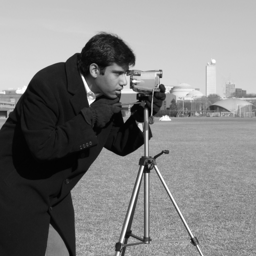
#> input picture HW1/Q1/Cameraman.png, 256 x 256 px
$ jupyter execute Q1.ipynb
#> lines starting #> are read from the running program, lines starting #| are printed output that depends on the picture; after the words box and inside, x2 and y2 are one past the last pixel; in counts of white or black regions, pixels touching at a corner belong together
# Part One

[cell 1]
import cv2
import math
import random
import numpy as np
import matplotlib.pyplot as plt

[cell 2]
image_path = ['Q1/Cameraman.png', 'Q1/Sinusoidal-Synthetic.png']
image = [cv2.imread(path, cv2.IMREAD_GRAYSCALE) for path in image_path]
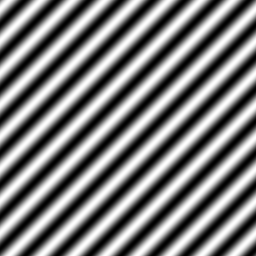
#> input picture HW1/Q1/Sinusoidal-Synthetic.png, 256 x 256 px
#> image = 2 items

[cell 3]
for img in image:
    plt.imshow(img, cmap = 'gray')
    plt.show()
#> this loop made 2 passes

[cell 4]
for index, img in enumerate(image):
    print('Cameraman :' if index == 0 else 'Sinusoidal Synthetic')
    print(img.ndim)
    print(img.shape)
    print(img.size)
    print('\n\n')

[cell 5]
def Bit_Plane(image):
    bit_plane =[]
    for i in range(8):
        bit_plane.append((image >> i) & 1)
    return bit_plane

[cell 6]
for index, img in enumerate(image):
    plt.figure(figsize=(10, 3))
    B = Bit_Plane(img)
    for i in range(8):
        plt.subplot(1, 8, i + 1)
        plt.title(f'B{i}')
        plt.imshow(B[i], cmap = 'gray')
        plt.axis('off')
    plt.show()
#> this loop made 2 passes
#> pass 1, `plt.show()`:
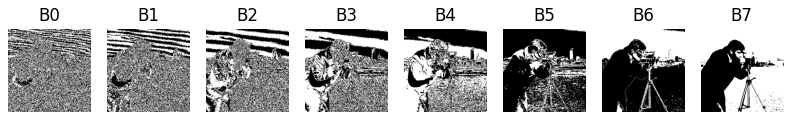
#> figure drawn by matplotlib, 8 panels
#> pass 2, `plt.show()`:
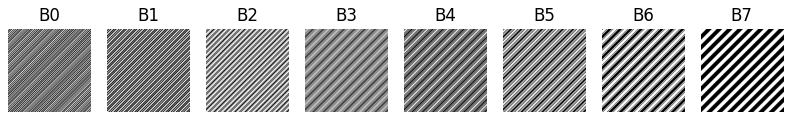
#> figure drawn by matplotlib, 8 panels

[cell 7]
for index, img in enumerate(image):
    B = Bit_Plane(img)
    plt.figure(figsize=(10, 5))
    for ind, i in enumerate([0, 3, 5, 7]):
        plt.subplot(1, 4, ind + 1)
        plt.hist(B[i].ravel(), bins=[-1, 0.5, 1.5], rwidth=0.8)
        # Flatten the 2D bit-plane array into 1D for histogram

        plt.xlabel('Bit Value')
        plt.title(f'B{i} Hist')
        plt.ylabel('Count')
    plt.suptitle(f"{'Cameraman' if index == 0 else 'Sinusoidal Synthetic'} - Bit Plane Histograms",fontsize=14)
    plt.tight_layout()
    plt.show()
#> this loop made 2 passes
#> pass 1, `plt.show()`:
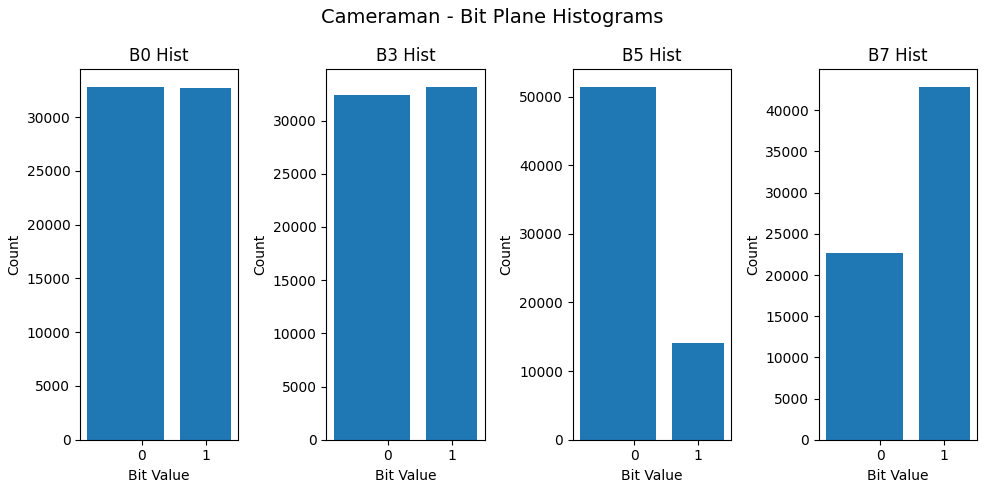
#> figure drawn by matplotlib, 4 panels

# Part Two

[cell 8]
def reconstruct_image(image, bits):
    B = Bit_Plane(image)
#> B = 8 items
#> image is the input picture: shape (256, 256); min 0, max 255, mean 129.1
    recon = np.zeros_like(image, dtype=np.uint16)
    for i in bits:
        recon += B[i] << i
#> this loop made 3 passes
#> pass 1, in reconstruct_image, `recon += B[i] << i`:
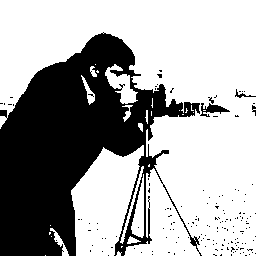
#> recon: shape (256, 256) uint16; values 0 (black) and 128 (white), 65.4% white; 159 black regions (155 under 20 px), largest, box (x1, y1, x2, y2) and area: (0, 32, 202, 256) 22125, (200, 103, 230, 117) 182, (235, 89, 256, 98) 48, (252, 105, 256, 116) 24
    return np.uint8(np.clip(recon, 0, 255))

[cell 9]
plt.imshow(reconstruct_image(image[0], [7,6,5]), cmap='gray')
plt.show()
plt.imshow(reconstruct_image(image[0], [0,1,2]), cmap = 'gray')
plt.show()
plt.imshow(reconstruct_image(image[1], [7,6,5]), cmap = 'gray')
#> in reconstruct_image, image is the input picture: shape (256, 256); min 0, max 254, mean 126.5
#> the loop in reconstruct_image (call 3), `for i in bits:` made 3 passes
#> pass 1, in reconstruct_image (call 3), `recon += B[i] << i`:
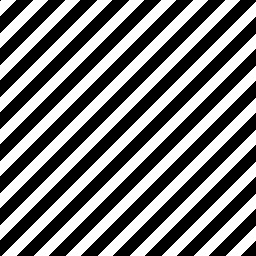
#> recon: shape (256, 256) uint16; values 0 (black) and 128 (white), 46.9% white; 16 white regions, largest, box (x1, y1, x2, y2) and area: (2, 2, 256, 256) 3705, (0, 0, 240, 240) 3495, (34, 34, 256, 256) 3225
plt.show()
plt.imshow(reconstruct_image(image[1], [0,1,2]), cmap = 'gray')
#> the loop in reconstruct_image (call 4), `for i in bits:` made 3 passes
#> pass 1, in reconstruct_image (call 4), `recon += B[i] << i`:
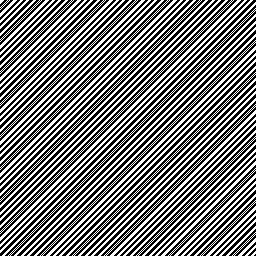
#> recon: shape (256, 256) uint16; values 0 (black) and 1 (white), 45.9% white in thin lines or dots
#> pass 3, in reconstruct_image (call 4), `recon += B[i] << i`:
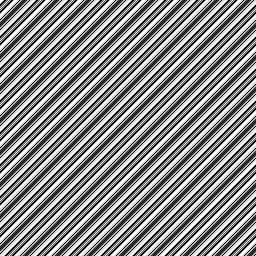
#> recon: shape (256, 256) uint16; min 0, max 7, mean 3.77; drawn with min black and max white
plt.show()

[cell 10]
def MSE(image1, image2):

    return np.mean((image1.astype(np.float32) - image2.astype(np.float32)) ** 2)

[cell 11]
def PSNR(mse_value):
    if mse_value == 0:
        return float('inf')
    return 20 * math.log10(255 / math.sqrt(mse_value))

[cell 12]
def Entropy(image):
    hist, _ = np.histogram(image, bins=256, range=(0, 255))
    p = hist / np.sum(hist)
    p = p[p > 0]
    H = -np.sum(p * np.log2(p))

    return H

[cell 13]
def results(image):
    for index, img in enumerate(image):
        results = []
        for k in range(1, 9):
            bits = list(range(8 - k, 8))
            recon = reconstruct_image(img, bits)
            mse = MSE(img, recon)
            psnr = PSNR(mse)
            H = Entropy(recon)
            results.append([k, mse, psnr, H])

        print(f"\nResults for {'Cameraman' if index == 0 else 'Sinusoidal Synthetic'}:")
        print("k\tMSE\t\tPSNR\tEntropy")
        for r in results:
            print(f"{r[0]}\t{r[1]:.4f}\t{r[2]:.2f}\t{r[3]:.2f}")
#> this loop made 2 passes
#> (printed output is left out)

[cell 14]
results(image)

[cell 15]
def flip_bits(bit_plane, flip_ratio=0.15):
    """Flip a percentage of pixels in the bit-plane"""
    flat = bit_plane.ravel()
    indices = np.random.choice(flat.size, int(flat.size * flip_ratio), replace=False)
    flat[indices] = 1 - flat[indices]
    return flat.reshape(bit_plane.shape)

[cell 16]
def reconstruct_image_from_bitplanes(bit_planes, bits):
    recon = np.zeros_like(bit_planes[0], dtype=np.uint16)
    for i in bits:
        recon += bit_planes[i] << i
    return np.uint8(np.clip(recon, 0, 255))

[cell 17]
def results_with_flip(images):
    for index, img in enumerate(images):
        results = []
        psnr_flip_all = []
        entropy_flip_all = []

        for k in range(1, 9):
            bits = list(range(8 - k, 8))
            recon = reconstruct_image(img, bits)
            mse = MSE(img, recon)
            psnr = PSNR(mse)
            H = Entropy(recon)
            results.append([k, mse, psnr, H])

            B = Bit_Plane(img)
            B_flipped = B.copy()
            for i in bits:
                B_flipped[i] = flip_bits(B[i], 0.15)
            recon_flipped = reconstruct_image_from_bitplanes(B_flipped, bits)
            mse_flipped = MSE(img, recon_flipped)
            psnr_flip_all.append(PSNR(mse_flipped))
            entropy_flip_all.append(Entropy(recon_flipped))

        print(f"\nResults for {'Cameraman' if index == 0 else 'Sinusoidal Synthetic'}:")
        print("k\tMSE\t\tPSNR\tEntropy\tPSNR_flip\tEntropy_flip")
        for r, pf, ef in zip(results, psnr_flip_all, entropy_flip_all):
            print(f"{r[0]}\t{r[1]:.4f}\t{r[2]:.2f}\t{r[3]:.2f}\t{pf:.2f}\t\t{ef:.2f}")

        k_values = range(1, 9)
        plt.figure(figsize=(12,5))

        plt.subplot(1,2,1)
        plt.plot(k_values, [r[2] for r in results], marker='o', label='Original PSNR')
        plt.plot(k_values, psnr_flip_all, marker='x', label='PSNR after flip')
        plt.xlabel('Number of Bits (k)')
        plt.ylabel('PSNR (dB)')
        plt.title('PSNR vs k')
        plt.legend()

        plt.subplot(1,2,2)
        plt.plot(k_values, [r[3] for r in results], marker='o', label='Original Entropy')
        plt.plot(k_values, entropy_flip_all, marker='x', label='Entropy after flip')
        plt.xlabel('Number of Bits (k)')
        plt.ylabel('Entropy')
        plt.title('Entropy vs k')
        plt.legend()

        plt.tight_layout()
        plt.show()
#> this loop made 2 passes
#> (printed output is left out)
#> pass 1, in results_with_flip, `plt.show()`:
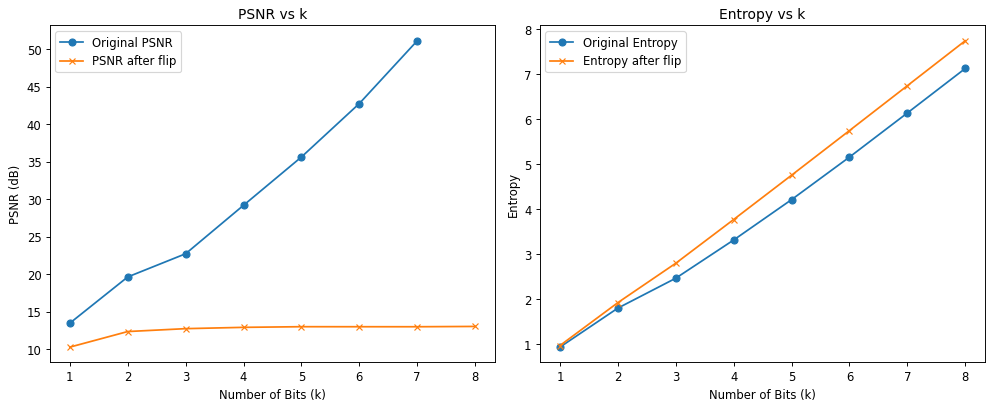
#> figure drawn by matplotlib, 2 panels
#> after the loop:
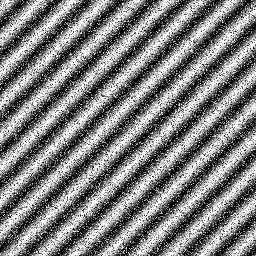
#> recon_flipped: shape (256, 256); min 0, max 255, mean 126.5
